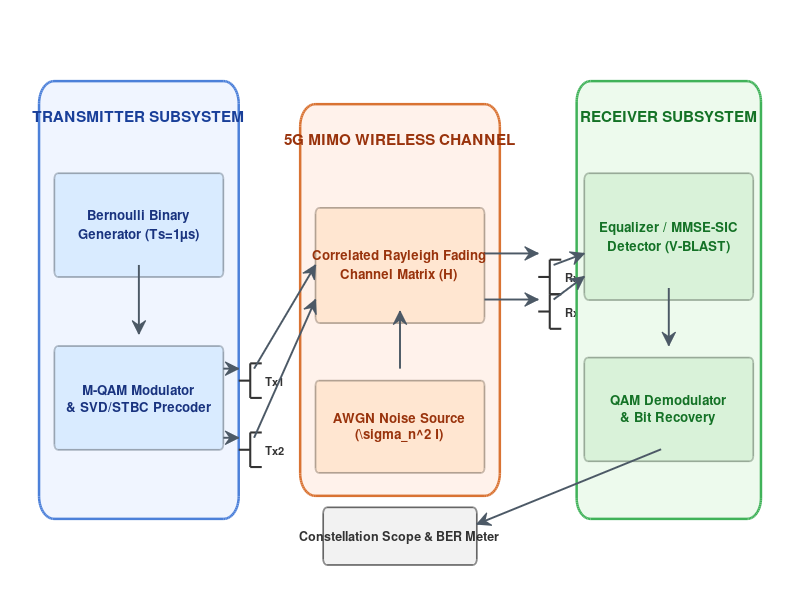

This chart was generated by the following MATLAB code:
function generate_simulink_block_diagram_figure()
% GENERATE_SIMULINK_BLOCK_DIAGRAM_FIGURE
% Creates a high-resolution visual block diagram representing the end-to-end
% 5G MIMO Simulink System Architecture with scopes and diagnostics.

    hFig = figure('Name', '5G MIMO Simulink Architecture', ...
                  'Position', [100, 100, 1100, 520], 'Color', [1 1 1]);
    ax = axes('Position', [0.02, 0.02, 0.96, 0.96]);
    hold(ax, 'on');
    axis(ax, [0 100 0 50]);
    axis(ax, 'off');

    % Subsystem Background Panels
    % 1. Transmitter
    rectangle('Position', [3, 6, 26, 38], 'Curvature', 0.15, ...
              'FaceColor', [0.94 0.96 1.0], 'EdgeColor', [0.3 0.5 0.85], 'LineWidth', 1.8);
    text(16, 41, 'TRANSMITTER SUBSYSTEM', 'FontSize', 11, 'FontWeight', 'bold', ...
         'HorizontalAlignment', 'center', 'Color', [0.1 0.25 0.6]);

    % Tx Blocks
    draw_block(5, 27, 22, 9, [0.85 0.92 1.0], {'Bernoulli Binary', 'Generator (Ts=1µs)'}, [0.1 0.2 0.5]);
    draw_block(5, 12, 22, 9, [0.85 0.92 1.0], {'M-QAM Modulator', '& SVD/STBC Precoder'}, [0.1 0.2 0.5]);
    draw_arrow(16, 27, 16, 21);

    % Tx Antennas
    draw_antenna(29, 18, 'Tx1');
    draw_antenna(29, 12, 'Tx2');
    draw_arrow(27, 18, 29, 18);
    draw_arrow(27, 12, 29, 12);

    % 2. Channel
    rectangle('Position', [37, 8, 26, 34], 'Curvature', 0.15, ...
              'FaceColor', [1.0 0.95 0.92], 'EdgeColor', [0.85 0.45 0.2], 'LineWidth', 1.8);
    text(50, 39, '5G MIMO WIRELESS CHANNEL', 'FontSize', 11, 'FontWeight', 'bold', ...
         'HorizontalAlignment', 'center', 'Color', [0.6 0.2 0.05]);

    draw_block(39, 23, 22, 10, [1.0 0.9 0.82], {'Correlated Rayleigh Fading', 'Channel Matrix (H)'}, [0.6 0.2 0.05]);
    draw_block(39, 10, 22, 8, [1.0 0.9 0.82], {'AWGN Noise Source', '(\sigma_n^2 I)'}, [0.6 0.2 0.05]);

    draw_arrow(31, 18, 39, 27);
    draw_arrow(31, 12, 39, 24);
    draw_arrow(50, 18, 50, 23);

    % Rx Antennas
    draw_antenna(68, 27, 'Rx1');
    draw_antenna(68, 24, 'Rx2');
    draw_arrow(61, 28, 68, 28);
    draw_arrow(61, 24, 68, 24);

    % 3. Receiver
    rectangle('Position', [73, 6, 24, 38], 'Curvature', 0.15, ...
              'FaceColor', [0.93 0.98 0.93], 'EdgeColor', [0.25 0.7 0.35], 'LineWidth', 1.8);
    text(85, 41, 'RECEIVER SUBSYSTEM', 'FontSize', 11, 'FontWeight', 'bold', ...
         'HorizontalAlignment', 'center', 'Color', [0.08 0.45 0.15]);

    draw_block(74, 25, 22, 11, [0.85 0.95 0.85], {'Equalizer / MMSE-SIC', 'Detector (V-BLAST)'}, [0.08 0.45 0.15]);
    draw_block(74, 11, 22, 9, [0.85 0.95 0.85], {'QAM Demodulator', '& Bit Recovery'}, [0.08 0.45 0.15]);

    draw_arrow(70, 27, 74, 28);
    draw_arrow(70, 24, 74, 26);
    draw_arrow(85, 25, 85, 20);

    % 4. Real-time Diagnostic Instruments (Scopes)
    rectangle('Position', [40, 2, 20, 5], 'Curvature', 0.2, ...
              'FaceColor', [0.95 0.95 0.95], 'EdgeColor', [0.4 0.4 0.4], 'LineWidth', 1.2);
    text(50, 4.5, 'Constellation Scope & BER Meter', 'FontSize', 9, 'FontWeight', 'bold', ...
         'HorizontalAlignment', 'center', 'Color', [0.2 0.2 0.2]);

    draw_arrow(84, 11, 60, 4.5);

    % Save figure
    this_dir = fileparts(mfilename('fullpath'));
    figures_dir = fullfile(this_dir, 'figures');
    if ~exist(figures_dir, 'dir')
        mkdir(figures_dir);
    end
    save_path = fullfile(figures_dir, 'simulink_model_overview.png');
    saveas(hFig, save_path);
    fprintf('[Success] Generated and saved Simulink architecture diagram: %s\n', save_path);
end

function draw_block(x, y, w, h, faceColor, labelText, textColor)
    rectangle('Position', [x, y, w, h], 'Curvature', 0.1, ...
              'FaceColor', faceColor, 'EdgeColor', faceColor * 0.7, 'LineWidth', 1.2);
    text(x + w/2, y + h/2, labelText, 'FontSize', 9.5, 'FontWeight', 'bold', ...
         'HorizontalAlignment', 'center', 'VerticalAlignment', 'middle', 'Color', textColor, ...
         'Interpreter', 'none');
end

function draw_arrow(x1, y1, x2, y2)
    annotation('arrow', [(x1*0.96+2)/100, (x2*0.96+2)/100], ...
                        [(y1*0.96+2)/50,  (y2*0.96+2)/50], ...
               'Color', [0.3 0.35 0.4], 'LineWidth', 1.4, 'HeadWidth', 7, 'HeadLength', 7);
end

function draw_antenna(x, y, label)
    plot([x, x+1.5], [y, y], 'Color', [0.2 0.2 0.2], 'LineWidth', 1.5);
    plot([x+1.5, x+1.5], [y-1.5, y+1.5], 'Color', [0.2 0.2 0.2], 'LineWidth', 1.5);
    plot([x+1.5, x+3], [y+1.5, y+1.5], 'Color', [0.2 0.2 0.2], 'LineWidth', 1.5);
    plot([x+1.5, x+3], [y-1.5, y-1.5], 'Color', [0.2 0.2 0.2], 'LineWidth', 1.5);
    text(x+3.5, y, label, 'FontSize', 8, 'FontWeight', 'bold', 'Color', [0.2 0.2 0.2]);
end
